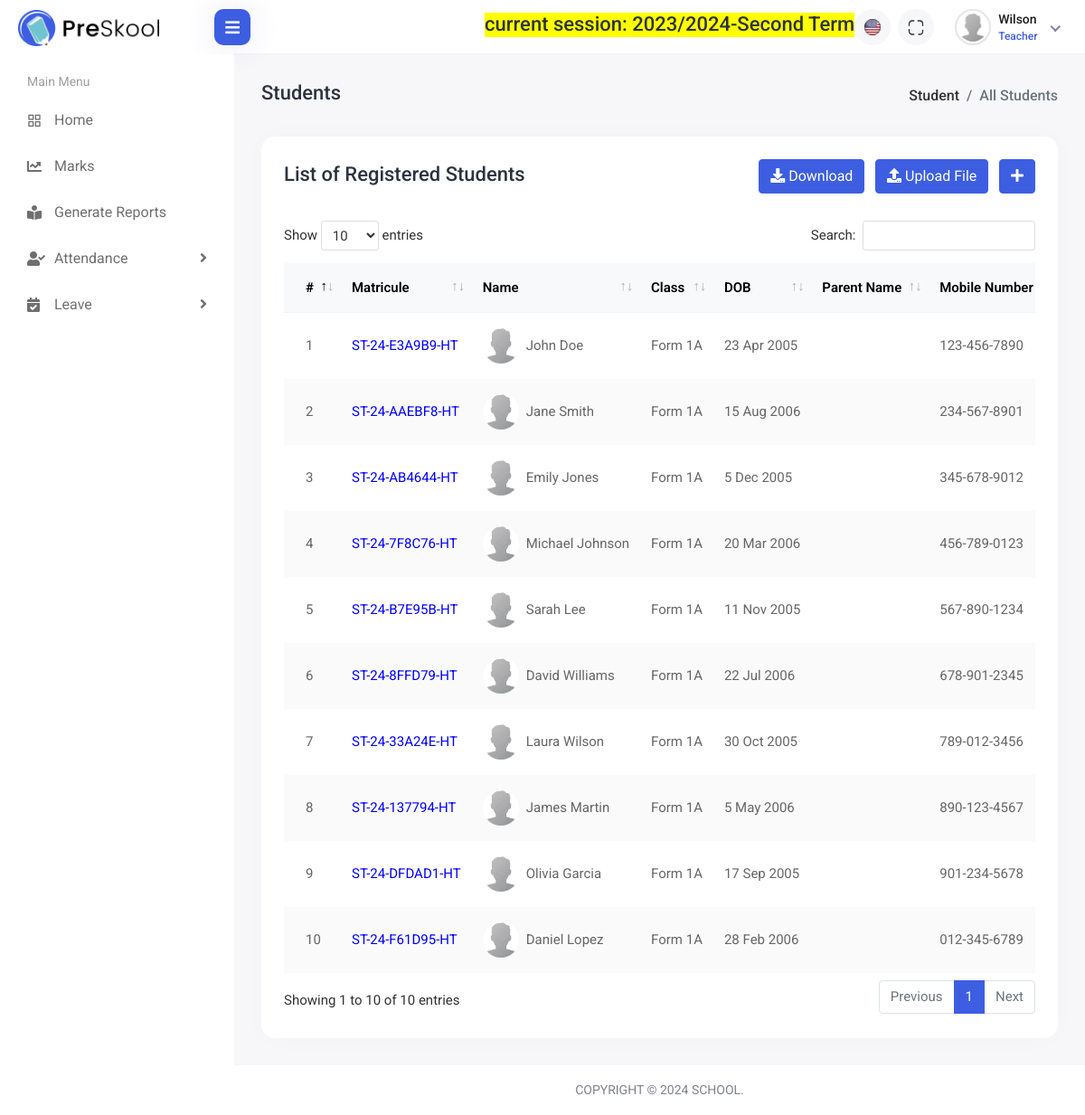
Page /students/ (signed in) on the earlier database version.
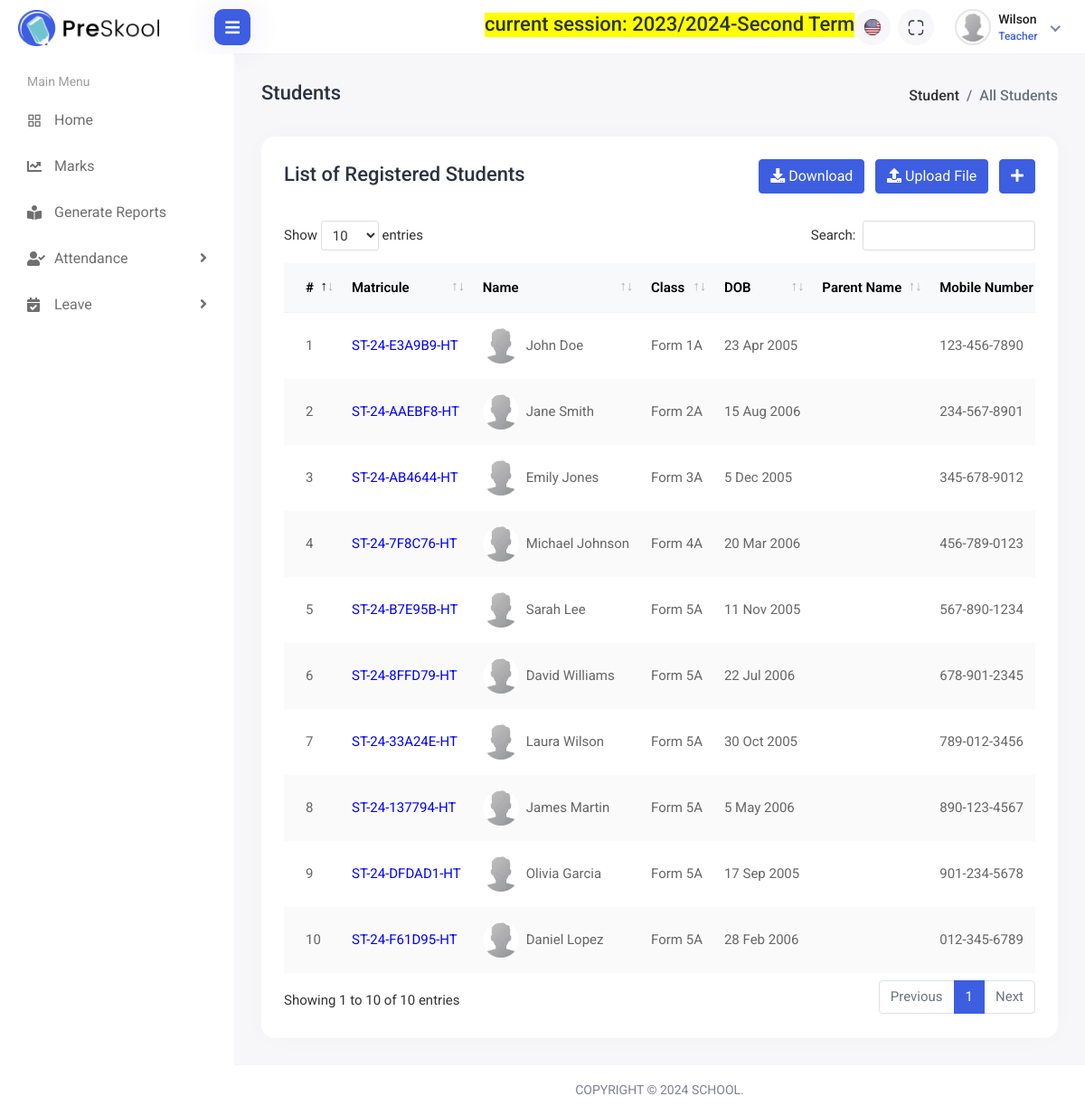
Same page on the later database version.
### apps/students/models.py (models this page shows, shortened)
class StudentProfile(TimeStampedUUIDModel):
    user = models.OneToOneField(
        User, related_name="student_profile", on_delete=models.CASCADE
    )
    parent = models.ForeignKey(
        ParentProfile,
        related_name="childrend",
        on_delete=models.SET_NULL,
        blank=True,
        null=True,
    )
    current_class = models.ForeignKey(
        "Class",
        on_delete=models.SET_NULL,
        related_name="students",
        blank=True,
        null=True,
    )
    number_of_absences = models.PositiveIntegerField(
        default=0, validators=[MinValueValidator(0)]
    )
    remark = models.TextField(verbose_name=_("Remark"), blank=True, null=True)
    is_repeater = models.BooleanField(default=False)
    gender = models.CharField(
        verbose_name=_("Gender"),
        choices=Gender.choices,
        default=Gender.OTHER,
        max_length=20,
    )
    phone_number = PhoneNumberField(
        verbose_name=_("Phone Number"), max_length=30, default="+237670000000"
    )
    profile_photo = models.ImageField(
        verbose_name=_("Profile Photo"),
        default="/profile_default.png",
        upload_to="student_profile_photos/",
    )
    has_paid_pta = models.BooleanField(default=False)
    country = CountryField(
        verbose_name=_("Country"), default="CM", blank=False, null=False
    )
    address = models.CharField(verbose_name=_("Address"), max_length=200)
    is_owing = models.BooleanField(default=True)
    is_student = models.BooleanField(default=True)
    matricule = models.CharField(blank=True, null=True, max_length=200, unique=True)
    domain = models.CharField(
        verbose_name=_("Domain"),
        choices=DOMAINCHOICES.choices,
        default=DOMAINCHOICES.OTHER,
        max_length=20,
    )
    specialty = models.CharField(max_length=200, default="Civil Engineering")
    is_activated = models.BooleanField(default=True)
    optional_subjects = models.ManyToManyField(
        "Subject", related_name="students_taking"
    )
    pob = models.CharField(
        max_length=255, verbose_name=_("Place of birth"), blank=True, null=True
    )

class Class(TimeStampedUUIDModel):
    class_name = models.CharField(verbose_name=_("Class Name"), max_length=200)
    grade_level = models.CharField(verbose_name=_("Class Level"), max_length=200)
    class_master = models.CharField(
        verbose_name=_("Class Master"), max_length=200, blank=True, null=True
    )
    class_prefect = models.CharField(
        verbose_name=_("Class Prefect"), max_length=200, blank=True, null=True
    )
    pass_avg = models.IntegerField(default=10)
    best_subject = models.CharField(max_length=255, blank=True, null=True)
    worst_subject = models.CharField(max_length=255, blank=True, null=True)
    class_code = models.CharField(max_length=10, blank=True, null=True)

### apps/users/models.py (models this page shows, shortened)
class User(AbstractBaseUser, PermissionsMixin):
    pkid = models.BigAutoField(primary_key=True, editable=False)
    id = models.UUIDField(default=uuid.uuid4, editable=False, unique=True)
    username = models.CharField(verbose_name=_("Username"), max_length=255, unique=True)
    first_name = models.CharField(verbose_name=_("First Name"), max_length=55)
    last_name = models.CharField(verbose_name=_("Last Name"), max_length=55)
    email = models.EmailField(verbose_name=_("Email"), unique=True)
    is_staff = models.BooleanField(default=False)
    is_active = models.BooleanField(default=True)
    is_admin = models.BooleanField(default=False)
    is_student = models.BooleanField(default=False)
    is_teacher = models.BooleanField(default=False)
    date_joined = models.DateTimeField(default=timezone.now)
    dob = models.DateTimeField(default=timezone.now)
    USERNAME_FIELD = "email"
    REQUIRED_FIELDS = ["username", "first_name", "last_name"]
    objects = CustomUserManager()
    class Meta:
        verbose_name = _("User")
        verbose_name_plural = _("Users")
    @property
    def get_fullname(self):
        return f"{self.first_name.title()} {self.last_name.title()}"
    @property
    def get_profile(self):
        if self.is_admin:
            return self.admin_profile
        elif self.is_teacher:
            return self.teacher_profile
        elif self.is_student:
            return self.student_profile
        else:
            return ""

### apps/students/views.py (the view)
# urls.py: path("", views.list_student_view, name="student-list"),
@login_required
def list_student_view(request):
    queryset = StudentProfile.objects.all()
    classes = Class.objects.all()
    template_name = "students/list.html"
    context = {
        "section": "student-area",
        "students": queryset,
        "classes": classes,
    }
    return render(request, template_name, context)

### apps/students/templatetags/student_tags.py (called while the page is built)
@register.filter(name="check_image_exists")
def check_image_exists(image_url):
    image_path = image_url.replace(settings.MEDIA_URL, "") if image_url else ""
    full_image_path = os.path.join(settings.MEDIA_ROOT, image_path)
    if os.path.exists(full_image_path):
        return image_url
    else:
        return mark_safe(f"{settings.STATIC_URL}profile_default.png")

### apps/terms/templatetags/session_tags.py (called while the page is built)
@register.simple_tag
def current_working_session():
    current_year = AcademicYear.objects.filter(is_current=True)
    if current_year.exists():
        current_year = current_year.first()
        current_terms = Term.objects.filter(is_current=True, academic_year=current_year)
        if current_terms.exists():
            current_term = current_terms.first()
            info = f"current session: {current_year.name}-{current_term.term}"
            return info
        return None
    else:
        return None

### templates/students/list.html (shortened to what the changed rows need)
{% extends 'base.html' %}
{% load static %}
{% load student_tags %}
{% block stylelinks %}
<link rel="stylesheet" href="{% static 'assets/plugins/datatables/datatables.min.css' %}">
{% endblock stylelinks %}
{% block content %}
<div class="content container-fluid">
    <div class="row">
        <div class="col-sm-12">
            <div class="card card-table comman-shadow">
                <div class="card-body">
                    <div class="table-responsive">
                        <table
                            class="table border-0 star-student table-hover table-center mb-0 datatable table-striped">
                            <thead class="student-thread">
                                <tr>
                                    <th>#</th>
                                    <th>Matricule</th>
                                    <th>Name</th>
                                    <th>Class</th>
                                    <th>DOB</th>
                                    <th>Parent Name</th>
                                    <th>Mobile Number</th>
                                </tr>
                            </thead>
                            <tbody>
                                {% for student in students %}
                                    <tr>
                                        <td>{{forloop.counter}}</td>
                                        <td><a  style="color: blue" href="{% url 'students:student-detail' pkid=student.pkid matricule=student.matricule%}">{{student.matricule}}</a></td>
                                        {% if student.profile_photo %}
                                            <td>
                                                <h2 class="table-avatar">
                                                    <a href="{% url 'students:student-detail' pkid=student.pkid matricule=student.matricule%}"
                                                        class="avatar avatar-sm me-2">
                                                        <img class="avatar-img rounded-circle"
                                                            src="{{ student.profile_photo.url|check_image_exists }}"
                                                            alt="User Image">
                                                    </a>
                                                    <a href="{% url 'students:student-detail' pkid=student.pkid matricule=student.matricule%}">{{student.user.get_fullname}}</a>
                                                </h2>
                                            </td>
                                        {% else %}
                                            <h2>something else</h2>
                                        {% endif %}
                                        <td>{{student.current_class.class_name}}</td>
                                        <td>{{ student.user.dob|date:"j M Y" }}</td>
                                        <td>{{ student.parent.full_name }}</td>
                                        <td>{{ student.phone_number }}</td>
                                    {% endfor %}
                            </tbody>
                        </table>
                    </div>
                </div>
            </div>
        </div>
    </div>
</div>
{% endblock content %}

Differences in the rows shown:
changed StudentProfile "ST-24-AAEBF8-HT": current_class.class_name "Form 1A" → "Form 2A"
changed StudentProfile "ST-24-AB4644-HT": current_class.class_name "Form 1A" → "Form 3A"
changed StudentProfile "ST-24-7F8C76-HT": current_class.class_name "Form 1A" → "Form 4A"
changed StudentProfile "ST-24-B7E95B-HT": current_class.class_name "Form 1A" → "Form 5A"
changed StudentProfile "ST-24-8FFD79-HT": current_class.class_name "Form 1A" → "Form 5A"
changed StudentProfile "ST-24-33A24E-HT": current_class.class_name "Form 1A" → "Form 5A"
changed StudentProfile "ST-24-137794-HT": current_class.class_name "Form 1A" → "Form 5A"
changed StudentProfile "ST-24-DFDAD1-HT": current_class.class_name "Form 1A" → "Form 5A"
changed StudentProfile "ST-24-F61D95-HT": current_class.class_name "Form 1A" → "Form 5A"
